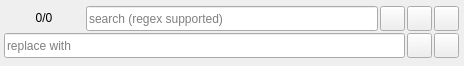
<?xml version="1.0" encoding="UTF-8"?>
<ui version="4.0">
 <class>Form</class>
 <widget class="QWidget" name="Form">
  <property name="geometry">
   <rect>
    <x>0</x>
    <y>0</y>
    <width>464</width>
    <height>66</height>
   </rect>
  </property>
  <property name="windowTitle">
   <string>Form</string>
  </property>
  <layout class="QGridLayout" name="gridLayout">
   <property name="leftMargin">
    <number>4</number>
   </property>
   <property name="topMargin">
    <number>4</number>
   </property>
   <property name="rightMargin">
    <number>5</number>
   </property>
   <property name="bottomMargin">
    <number>0</number>
   </property>
   <property name="spacing">
    <number>2</number>
   </property>
   <item row="0" column="0" rowspan="2" colspan="2">
    <widget class="QLabel" name="found">
     <property name="sizePolicy">
      <sizepolicy hsizetype="Expanding" vsizetype="Preferred">
       <horstretch>0</horstretch>
       <verstretch>0</verstretch>
      </sizepolicy>
     </property>
     <property name="minimumSize">
      <size>
       <width>80</width>
       <height>25</height>
      </size>
     </property>
     <property name="text">
      <string>0/0</string>
     </property>
     <property name="alignment">
      <set>Qt::AlignCenter</set>
     </property>
    </widget>
   </item>
   <item row="1" column="2">
    <widget class="QLineEdit" name="search">
     <property name="sizePolicy">
      <sizepolicy hsizetype="Expanding" vsizetype="Fixed">
       <horstretch>0</horstretch>
       <verstretch>0</verstretch>
      </sizepolicy>
     </property>
     <property name="minimumSize">
      <size>
       <width>0</width>
       <height>25</height>
      </size>
     </property>
     <property name="placeholderText">
      <string>search (regex supported)</string>
     </property>
    </widget>
   </item>
   <item row="1" column="3">
    <widget class="QPushButton" name="previous">
     <property name="minimumSize">
      <size>
       <width>25</width>
       <height>25</height>
      </size>
     </property>
     <property name="maximumSize">
      <size>
       <width>25</width>
       <height>16777215</height>
      </size>
     </property>
     <property name="toolTip">
      <string>previous</string>
     </property>
     <property name="text">
      <string/>
     </property>
    </widget>
   </item>
   <item row="1" column="4">
    <widget class="QPushButton" name="next">
     <property name="minimumSize">
      <size>
       <width>25</width>
       <height>25</height>
      </size>
     </property>
     <property name="maximumSize">
      <size>
       <width>25</width>
       <height>16777215</height>
      </size>
     </property>
     <property name="toolTip">
      <string>next</string>
     </property>
     <property name="text">
      <string/>
     </property>
    </widget>
   </item>
   <item row="3" column="2">
    <spacer name="verticalSpacer">
     <property name="orientation">
      <enum>Qt::Vertical</enum>
     </property>
     <property name="sizeHint" stdset="0">
      <size>
       <width>20</width>
       <height>40</height>
      </size>
     </property>
    </spacer>
   </item>
   <item row="1" column="6">
    <widget class="QPushButton" name="cancel">
     <property name="minimumSize">
      <size>
       <width>25</width>
       <height>25</height>
      </size>
     </property>
     <property name="maximumSize">
      <size>
       <width>25</width>
       <height>16777215</height>
      </size>
     </property>
     <property name="toolTip">
      <string>cancel</string>
     </property>
     <property name="text">
      <string/>
     </property>
    </widget>
   </item>
   <item row="2" column="6">
    <widget class="QPushButton" name="replace_one">
     <property name="minimumSize">
      <size>
       <width>25</width>
       <height>25</height>
      </size>
     </property>
     <property name="maximumSize">
      <size>
       <width>25</width>
       <height>16777215</height>
      </size>
     </property>
     <property name="toolTip">
      <string>replace</string>
     </property>
     <property name="text">
      <string/>
     </property>
    </widget>
   </item>
   <item row="2" column="4">
    <widget class="QPushButton" name="replace_all">
     <property name="minimumSize">
      <size>
       <width>25</width>
       <height>25</height>
      </size>
     </property>
     <property name="maximumSize">
      <size>
       <width>25</width>
       <height>16777215</height>
      </size>
     </property>
     <property name="toolTip">
      <string>replace all</string>
     </property>
     <property name="text">
      <string/>
     </property>
    </widget>
   </item>
   <item row="2" column="0" colspan="4">
    <widget class="QLineEdit" name="replace_with">
     <property name="enabled">
      <bool>true</bool>
     </property>
     <property name="minimumSize">
      <size>
       <width>0</width>
       <height>25</height>
      </size>
     </property>
     <property name="text">
      <string/>
     </property>
     <property name="placeholderText">
      <string>replace with</string>
     </property>
    </widget>
   </item>
  </layout>
 </widget>
 <resources/>
 <connections/>
</ui>
